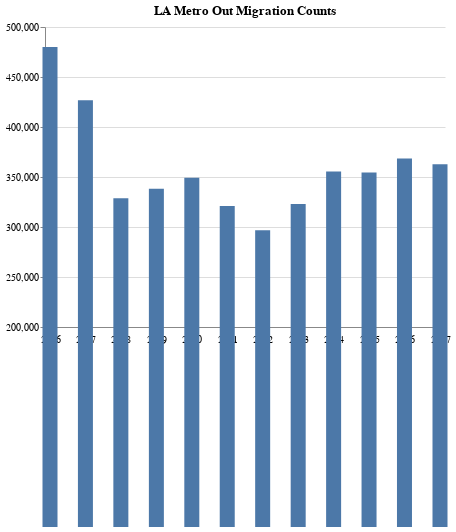

Here is the notebook cell this chart was saved with:
### Code cell
base.mark_bar(size=15).properties(width=400)

### Figure 1 — Vega-Lite specification as saved in the notebook (floating-point values rounded to 4 significant figures)
{"$schema": "https://vega.github.io/schema/vega-lite/v2.6.0.json", "config": {"view": {"height": 300, "strokeWidth": 0, "width": 400}}, "data": {"name": "data-d070b0f315fb30be38d8c5ee8fe95c6a"}, "datasets": {"data-d070b0f315fb30be38d8c5ee8fe95c6a": [{"Count": 479924, "Year": "2006-01-01T00:00:00"}, {"Count": 426846, "Year": "2007-01-01T00:00:00"}, {"Count": 328830, "Year": "2008-01-01T00:00:00"}, {"Count": 338317, "Year": "2009-01-01T00:00:00"}, {"Count": 349199, "Year": "2010-01-01T00:00:00"}, {"Count": 320884, "Year": "2011-01-01T00:00:00"}, {"Count": 296827, "Year": "2012-01-01T00:00:00"}, {"Count": 322914, "Year": "2013-01-01T00:00:00"}, {"Count": 355520, "Year": "2014-01-01T00:00:00"}, {"Count": 354406, "Year": "2015-01-01T00:00:00"}, {"Count": 368511, "Year": "2016-01-01T00:00:00"}, {"Count": 362782, "Year": "2017-01-01T00:00:00"}]}, "encoding": {"x": {"axis": {"grid": false, "labelFlush": false}, "field": "Year", "title": null, "type": "temporal"}, "y": {"field": "Count", "scale": {"domain": [200000, 500000]}, "title": null, "type": "quantitative"}}, "mark": {"size": 15, "type": "bar"}, "title": "LA Metro Out Migration Counts", "width": 400}
